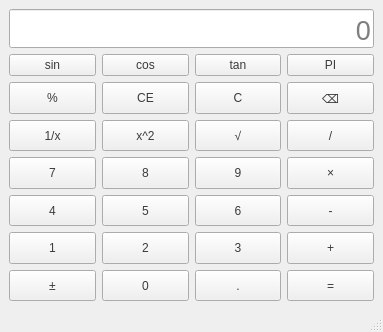
<?xml version="1.0" encoding="UTF-8"?>
<ui version="4.0">
 <class>MainWindow</class>
 <widget class="QMainWindow" name="MainWindow">
  <property name="geometry">
   <rect>
    <x>0</x>
    <y>0</y>
    <width>383</width>
    <height>332</height>
   </rect>
  </property>
  <property name="windowTitle">
   <string>计算器-陈本聪-2021463020302</string>
  </property>
  <property name="styleSheet">
   <string notr="true">QPushButton{
	background-color: rgb(240, 240, 240);
	color: rgb(59, 59, 59);
}
QPushButton:hover {
	background-color: rgb(135, 233, 255);
}
QPushButton:pressed{
	
	background-color: rgb(255, 229, 254);
}</string>
  </property>
  <widget class="QWidget" name="centralwidget">
   <layout class="QHBoxLayout" name="horizontalLayout">
    <item>
     <layout class="QGridLayout" name="gridLayout">
      <item row="4" column="3">
       <widget class="QPushButton" name="chenghao">
        <property name="sizePolicy">
         <sizepolicy hsizetype="Minimum" vsizetype="Minimum">
          <horstretch>0</horstretch>
          <verstretch>0</verstretch>
         </sizepolicy>
        </property>
        <property name="text">
         <string>×</string>
        </property>
       </widget>
      </item>
      <item row="3" column="0">
       <widget class="QPushButton" name="daoshu">
        <property name="sizePolicy">
         <sizepolicy hsizetype="Minimum" vsizetype="Minimum">
          <horstretch>0</horstretch>
          <verstretch>0</verstretch>
         </sizepolicy>
        </property>
        <property name="text">
         <string>1/x</string>
        </property>
       </widget>
      </item>
      <item row="4" column="2">
       <widget class="QPushButton" name="btnNum9">
        <property name="sizePolicy">
         <sizepolicy hsizetype="Minimum" vsizetype="Minimum">
          <horstretch>0</horstretch>
          <verstretch>0</verstretch>
         </sizepolicy>
        </property>
        <property name="text">
         <string>9</string>
        </property>
       </widget>
      </item>
      <item row="1" column="0">
       <widget class="QPushButton" name="sin">
        <property name="text">
         <string>sin</string>
        </property>
       </widget>
      </item>
      <item row="6" column="2">
       <widget class="QPushButton" name="btnNum3">
        <property name="sizePolicy">
         <sizepolicy hsizetype="Minimum" vsizetype="Minimum">
          <horstretch>0</horstretch>
          <verstretch>0</verstretch>
         </sizepolicy>
        </property>
        <property name="text">
         <string>3</string>
        </property>
       </widget>
      </item>
      <item row="5" column="2">
       <widget class="QPushButton" name="btnNum6">
        <property name="sizePolicy">
         <sizepolicy hsizetype="Minimum" vsizetype="Minimum">
          <horstretch>0</horstretch>
          <verstretch>0</verstretch>
         </sizepolicy>
        </property>
        <property name="text">
         <string>6</string>
        </property>
       </widget>
      </item>
      <item row="1" column="1">
       <widget class="QPushButton" name="cos">
        <property name="text">
         <string>cos</string>
        </property>
       </widget>
      </item>
      <item row="3" column="1">
       <widget class="QPushButton" name="pingfang">
        <property name="sizePolicy">
         <sizepolicy hsizetype="Minimum" vsizetype="Minimum">
          <horstretch>0</horstretch>
          <verstretch>0</verstretch>
         </sizepolicy>
        </property>
        <property name="text">
         <string>x^2</string>
        </property>
       </widget>
      </item>
      <item row="2" column="3">
       <widget class="QPushButton" name="shanchu">
        <property name="sizePolicy">
         <sizepolicy hsizetype="Minimum" vsizetype="Minimum">
          <horstretch>0</horstretch>
          <verstretch>0</verstretch>
         </sizepolicy>
        </property>
        <property name="text">
         <string>⌫</string>
        </property>
       </widget>
      </item>
      <item row="6" column="0">
       <widget class="QPushButton" name="btnNum1">
        <property name="sizePolicy">
         <sizepolicy hsizetype="Minimum" vsizetype="Minimum">
          <horstretch>0</horstretch>
          <verstretch>0</verstretch>
         </sizepolicy>
        </property>
        <property name="text">
         <string>1</string>
        </property>
       </widget>
      </item>
      <item row="4" column="1">
       <widget class="QPushButton" name="btnNum8">
        <property name="sizePolicy">
         <sizepolicy hsizetype="Minimum" vsizetype="Minimum">
          <horstretch>0</horstretch>
          <verstretch>0</verstretch>
         </sizepolicy>
        </property>
        <property name="text">
         <string>8</string>
        </property>
       </widget>
      </item>
      <item row="7" column="2">
       <widget class="QPushButton" name="xiaoshudian">
        <property name="sizePolicy">
         <sizepolicy hsizetype="Minimum" vsizetype="Minimum">
          <horstretch>0</horstretch>
          <verstretch>0</verstretch>
         </sizepolicy>
        </property>
        <property name="text">
         <string>.</string>
        </property>
       </widget>
      </item>
      <item row="1" column="2">
       <widget class="QPushButton" name="tan">
        <property name="text">
         <string>tan</string>
        </property>
       </widget>
      </item>
      <item row="2" column="0">
       <widget class="QPushButton" name="baifenhao">
        <property name="sizePolicy">
         <sizepolicy hsizetype="Minimum" vsizetype="Minimum">
          <horstretch>0</horstretch>
          <verstretch>0</verstretch>
         </sizepolicy>
        </property>
        <property name="text">
         <string>%</string>
        </property>
       </widget>
      </item>
      <item row="5" column="0">
       <widget class="QPushButton" name="btnNum4">
        <property name="sizePolicy">
         <sizepolicy hsizetype="Minimum" vsizetype="Minimum">
          <horstretch>0</horstretch>
          <verstretch>0</verstretch>
         </sizepolicy>
        </property>
        <property name="text">
         <string>4</string>
        </property>
       </widget>
      </item>
      <item row="1" column="3">
       <widget class="QPushButton" name="PI">
        <property name="text">
         <string>PI</string>
        </property>
       </widget>
      </item>
      <item row="5" column="3">
       <widget class="QPushButton" name="jianhao">
        <property name="sizePolicy">
         <sizepolicy hsizetype="Minimum" vsizetype="Minimum">
          <horstretch>0</horstretch>
          <verstretch>0</verstretch>
         </sizepolicy>
        </property>
        <property name="text">
         <string>-</string>
        </property>
       </widget>
      </item>
      <item row="2" column="2">
       <widget class="QPushButton" name="cleanAll">
        <property name="sizePolicy">
         <sizepolicy hsizetype="Minimum" vsizetype="Minimum">
          <horstretch>0</horstretch>
          <verstretch>0</verstretch>
         </sizepolicy>
        </property>
        <property name="text">
         <string>C</string>
        </property>
       </widget>
      </item>
      <item row="2" column="1">
       <widget class="QPushButton" name="qingchu">
        <property name="sizePolicy">
         <sizepolicy hsizetype="Minimum" vsizetype="Minimum">
          <horstretch>0</horstretch>
          <verstretch>0</verstretch>
         </sizepolicy>
        </property>
        <property name="text">
         <string>CE</string>
        </property>
       </widget>
      </item>
      <item row="7" column="3">
       <widget class="QPushButton" name="denghao">
        <property name="sizePolicy">
         <sizepolicy hsizetype="Minimum" vsizetype="Minimum">
          <horstretch>0</horstretch>
          <verstretch>0</verstretch>
         </sizepolicy>
        </property>
        <property name="text">
         <string>=</string>
        </property>
       </widget>
      </item>
      <item row="3" column="2">
       <widget class="QPushButton" name="genhao">
        <property name="sizePolicy">
         <sizepolicy hsizetype="Minimum" vsizetype="Minimum">
          <horstretch>0</horstretch>
          <verstretch>0</verstretch>
         </sizepolicy>
        </property>
        <property name="text">
         <string>√</string>
        </property>
       </widget>
      </item>
      <item row="6" column="3">
       <widget class="QPushButton" name="jiahao">
        <property name="sizePolicy">
         <sizepolicy hsizetype="Minimum" vsizetype="Minimum">
          <horstretch>0</horstretch>
          <verstretch>0</verstretch>
         </sizepolicy>
        </property>
        <property name="text">
         <string>+</string>
        </property>
       </widget>
      </item>
      <item row="4" column="0">
       <widget class="QPushButton" name="btnNum7">
        <property name="sizePolicy">
         <sizepolicy hsizetype="Minimum" vsizetype="Minimum">
          <horstretch>0</horstretch>
          <verstretch>0</verstretch>
         </sizepolicy>
        </property>
        <property name="text">
         <string>7</string>
        </property>
       </widget>
      </item>
      <item row="6" column="1">
       <widget class="QPushButton" name="btnNum2">
        <property name="sizePolicy">
         <sizepolicy hsizetype="Minimum" vsizetype="Minimum">
          <horstretch>0</horstretch>
          <verstretch>0</verstretch>
         </sizepolicy>
        </property>
        <property name="text">
         <string>2</string>
        </property>
       </widget>
      </item>
      <item row="7" column="0">
       <widget class="QPushButton" name="zhengfu">
        <property name="sizePolicy">
         <sizepolicy hsizetype="Minimum" vsizetype="Minimum">
          <horstretch>0</horstretch>
          <verstretch>0</verstretch>
         </sizepolicy>
        </property>
        <property name="text">
         <string>±</string>
        </property>
       </widget>
      </item>
      <item row="7" column="1">
       <widget class="QPushButton" name="btnNum0">
        <property name="sizePolicy">
         <sizepolicy hsizetype="Minimum" vsizetype="Minimum">
          <horstretch>0</horstretch>
          <verstretch>0</verstretch>
         </sizepolicy>
        </property>
        <property name="text">
         <string>0</string>
        </property>
       </widget>
      </item>
      <item row="3" column="3">
       <widget class="QPushButton" name="chuhao">
        <property name="sizePolicy">
         <sizepolicy hsizetype="Minimum" vsizetype="Minimum">
          <horstretch>0</horstretch>
          <verstretch>0</verstretch>
         </sizepolicy>
        </property>
        <property name="text">
         <string>/</string>
        </property>
       </widget>
      </item>
      <item row="5" column="1">
       <widget class="QPushButton" name="btnNum5">
        <property name="sizePolicy">
         <sizepolicy hsizetype="Minimum" vsizetype="Minimum">
          <horstretch>0</horstretch>
          <verstretch>0</verstretch>
         </sizepolicy>
        </property>
        <property name="text">
         <string>5</string>
        </property>
       </widget>
      </item>
      <item row="0" column="0" colspan="4">
       <widget class="QLineEdit" name="display">
        <property name="sizePolicy">
         <sizepolicy hsizetype="Expanding" vsizetype="Preferred">
          <horstretch>0</horstretch>
          <verstretch>0</verstretch>
         </sizepolicy>
        </property>
        <property name="styleSheet">
         <string notr="true">font-size:20pt;
</string>
        </property>
        <property name="alignment">
         <set>Qt::AlignBottom|Qt::AlignRight|Qt::AlignTrailing</set>
        </property>
        <property name="placeholderText">
         <string>0</string>
        </property>
       </widget>
      </item>
     </layout>
    </item>
   </layout>
  </widget>
  <widget class="QMenuBar" name="menubar">
   <property name="geometry">
    <rect>
     <x>0</x>
     <y>0</y>
     <width>383</width>
     <height>21</height>
    </rect>
   </property>
  </widget>
  <widget class="QStatusBar" name="statusbar"/>
 </widget>
 <resources/>
 <connections/>
</ui>
